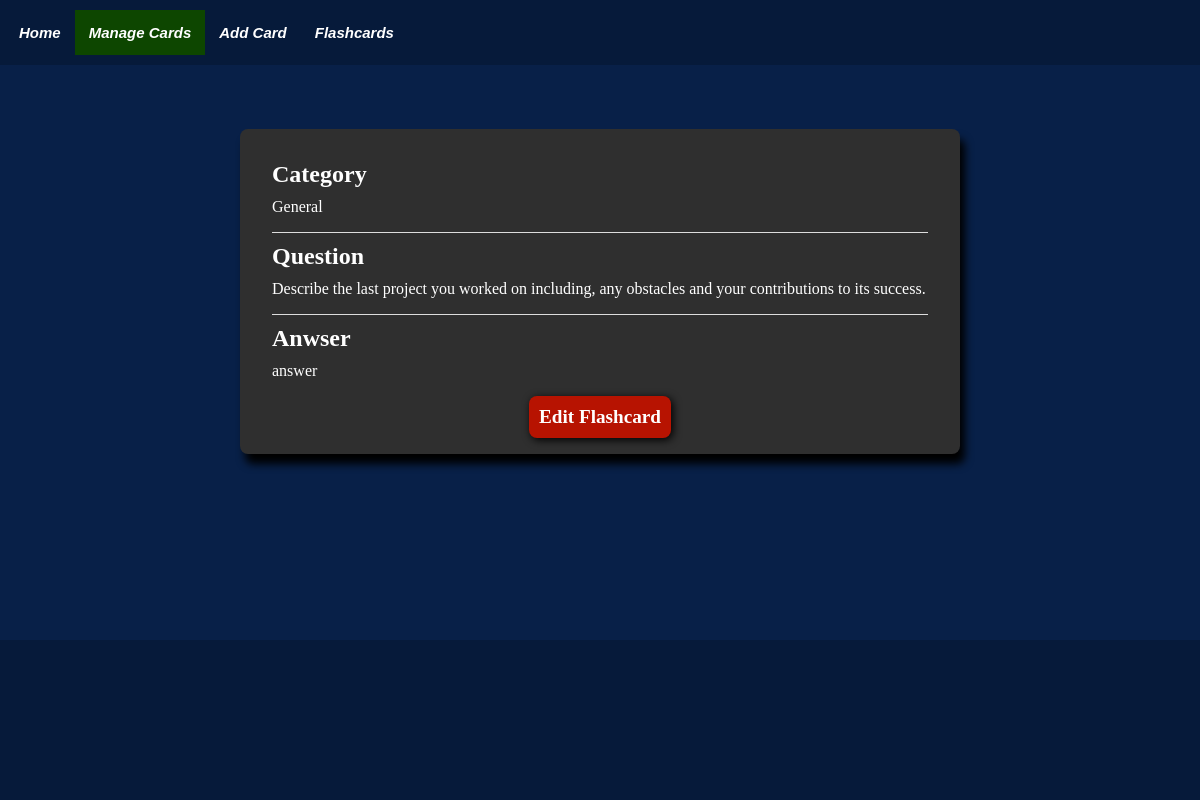
/view_flashcard/2, run on the app's committed database.
### tables this page shows
CREATE TABLE Flashcards(
                    cid INTEGER PRIMARY KEY AUTOINCREMENT,
                    category TEXT NOT NULL,
                    question TEXT,
                    answer TEXT,
                    qid INTEGER REFERENCES Figure(fid), 
                    aid INTEGER REFERENCES Figure(fid)
            );

### app.py (the view)
@app.route("/view_flashcard/<key>")
def view_flashcard_route(key):
    data = database.view_card(key=key)
    categories = database.view_allcategories()
    return render_template('view_flashcard.html', nav_id="manage-page", data=data, categories=categories)

### templates/view_flashcard.html (shortened to what this page needs)
{% extends "base.html" %}
{% block content %}
<div class="flashcard-content">
    <div class="flashcard-content-inner">
        <h2>Category</h2>
        <p>{{ data['category'] | escape }}</p>
    </div>
    <div class="flashcard-content-inner">
        <h2>Question</h2>
        <p>{{ data['question'] | escape }}</p>
    </div>
    <div class="flashcard-content-inner">
        <h2>Anwser</h2>
        <p>{{ data['answer'] | escape }}</p>
    </div>
    <a class="edit-btn view-btn" href="{{ url_for('edit_flashcard_route', key=data['key']) | escape }}">
        Edit Flashcard
    </a>
</div>
{% endblock %}

### static/css/base.css (style rules this page uses)
* { padding: 0; margin: 0; box-sizing: border-box; }
body { background-color: #082048; font-family: 'Times New Roman', Times, serif; width: 100%; position: relative; display: flex; flex-direction: column; min-height: 100vh; }
.flashcard-content { background-color: #2f2f2f; color: #FFFFFF; box-shadow: 5px 10px 8px #000; margin: 0 auto 4rem auto; padding: 1rem; border-radius: 8px; width: 60vw; }
.flashcard-content-inner { margin: 1rem; border-top: 1px solid #ddd;; }
.flashcard-content-inner h2 { margin: 10px 0; }
.flashcard-content-inner:first-child { border-top: none; }
.edit-btn { border: none; display: block; margin: 0 auto; padding: 10px; background-color: #b71301; box-shadow: 2px 2px 8px #000; border-radius: 8px; color: #FFFFFF; font-weight: bold; font-size: larger; }
.view-btn { text-decoration: none; text-align: center; width:fit-content; }

### data on the page
Flashcards: category "General", question "Describe the last project you worked on including, any obstacles and your contributions to its success.", answer "answer"
